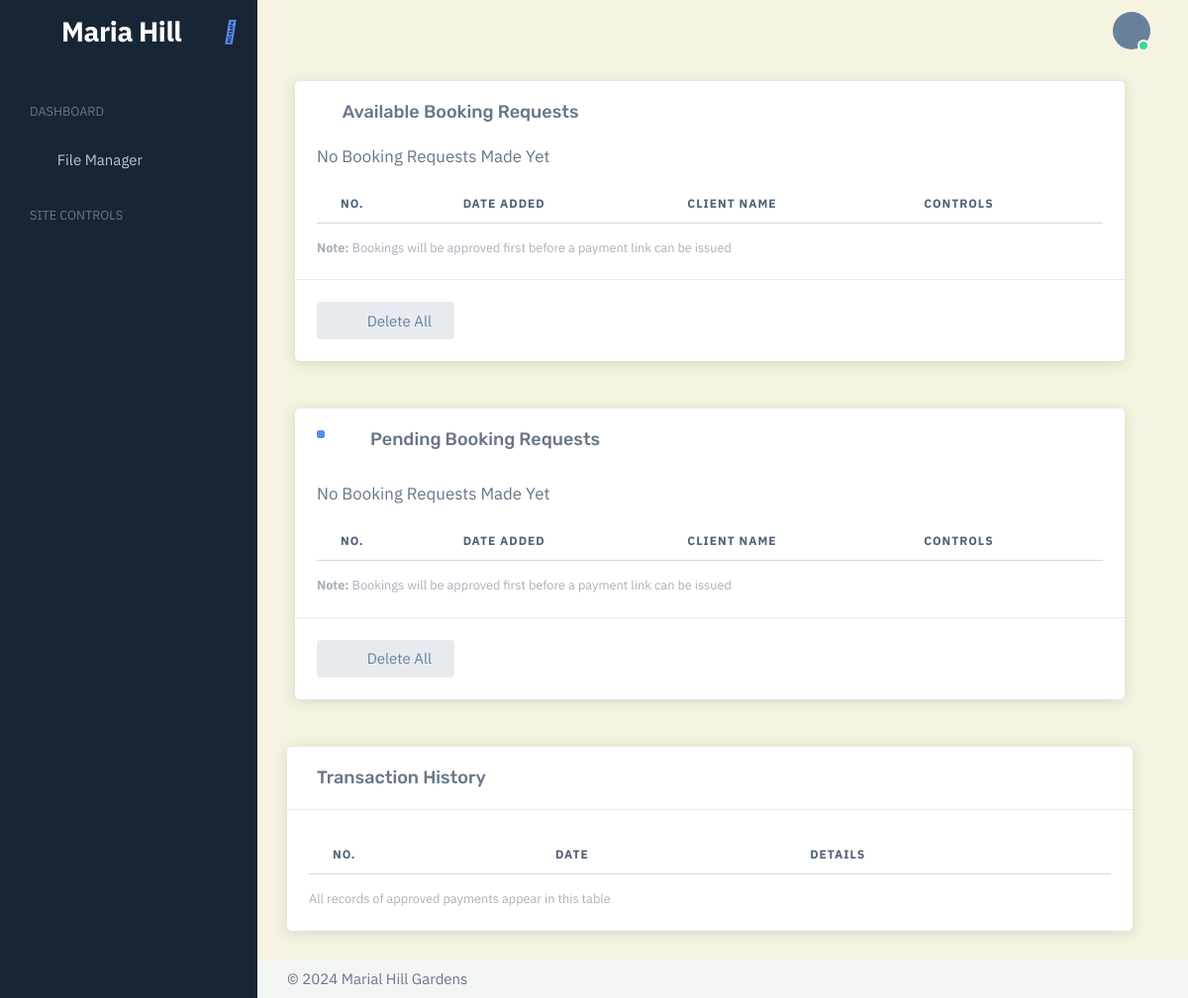
The page /booking-requests/ (signed in) on the database as committed earlier.
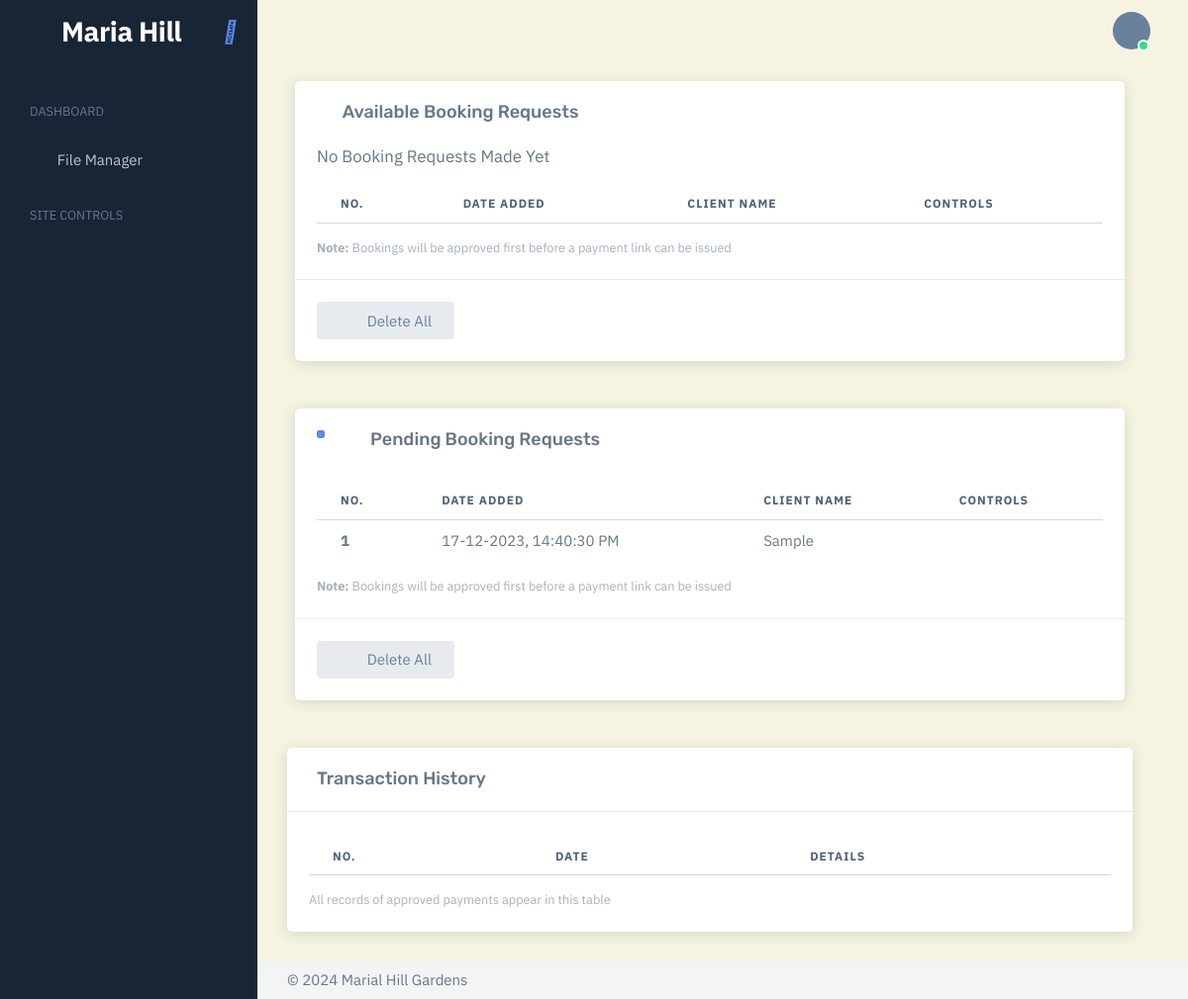
The same page on the database as committed later.
### mariadmin/models.py (models this page shows, shortened)
class BookingRequest(models.Model):
    clientName = models.TextField(blank=False)
    clientEmailAddress = models.TextField(blank=False)
    dateOfRequest = models.DateTimeField(auto_now_add=True, blank=False, null=True)
    requestParticulars = models.TextField(default='')
    eventCategory = models.TextField(default='')
    venueUsageDate = models.DateField()
    venueEndDate = models.DateField(null=True)
    numberOfGuests = models.IntegerField()
    isComplete = models.BooleanField(default=False)
    numberOfDays = models.IntegerField(default=1)
    timeStamps = models.TextField(default='')
    hasLinkIssued = models.BooleanField(default=False)
    class Meta:
        ordering = ("-dateOfRequest",)
    def getBasicDetails(self):
        basicDetails = {
            'guests': self.numberOfGuests,
            'category': self.eventCategory,
            'details': self.requestParticulars if self.requestParticulars else 'No details'
            }
        return basicDetails
    def getRequestDetails(self, fetchMode=1):
        requestDetails = self.getBasicDetails()
        if fetchMode == 1:
            requestDetails['date'] = self.dateOfRequest.strftime('Created on %d %B, %Y at %H:%M:%S %p')
            requestDetails['same_date'] = self.checkIfDatesAreSame()
            requestDetails['sDate'] = self.venueUsageDate.strftime('%d %B, %Y')
            requestDetails['eDate'] = self.venueEndDate.strftime('%d %B, %Y')
            startTime, endTime = [eachTimeObject.strip() for eachTimeObject in self.timeStamps.split('-')]
            startTimeObject = self.twentyFourToTwelveCaster(timeObject=startTime)
            endTimeObject = self.twentyFourToTwelveCaster(timeObject=endTime)
            requestDetails['time'] = '-'.join([startTimeObject, endTimeObject])
        else:
            requestDetails = {
                        'name':self.clientName.title(),
                        'id':self.pk,
                        'date':self.dateOfRequest.strftime('%d-%m-%Y, %H:%M:%S %p')
            }
        return requestDetails

### messenger/views.py (the view)
# urls.py: path('booking-requests/', views.manageBookingRequests, name='booking-requests'),
@login_required(login_url='messenger:home')
@cache_control(no_cache=True, must_revalidate=True, no_store=True)
@user_passes_test(isAdmin)
def manageBookingRequests(request):
    pageContext = BookingUtilities().getBookingRequestsOfClient(clientAddress=None)
    return render(request, "mariadmin/sections/booking-requests.html", context=pageContext)

### mariadmin/templates/mariadmin/sections/booking-requests.html (shortened to what this page needs)
{% extends "mariadmin/home-layout.html" %}
{% load static %}
{% block page_css %}
    <link rel="stylesheet" href="{% static 'mariadmin/local-update/data-tables/css/jquery.dataTables.min.css' %}" />
{% endblock %}
{% block page_content %}
    <div class="row w-100">
        <section id="booking-requests-section">
            <div class="card mb-4 mx-2">
                <h5 class="card-header">
                    <i class="fa fa-book me-2"></i>
                    Available Booking Requests
                </h5>
                <div class="card-body demo-vertical-spacing demo-only-element">
                    <div class="mb-1">
                        <table class="table mb-3" id="transaction-table">
                            <thead>
                                <tr>
                                    <th>No.</th>
                                    <th>DATE ADDED</th>
                                    <th>CLIENT NAME</th>
                                    <th>CONTROLS</th>
                                </tr>
                            </thead>
                            <tbody class="table-border-bottom-0">
                                {% for eachRequest in new_requests %}
                                <tr>
                                    <td>
                                        <strong>{{ forloop.counter  }}</strong>
                                    </td>
                                    <td>{{ eachRequest.date }}</td>
                                    <td>{{ eachRequest.name }}</td>
                                    <td>
                                    <div class="dropdown">
                                        <button type="button" class="btn p-0 dropdown-toggle hide-arrow" data-bs-toggle="dropdown">
                                            <i class="fa fa-wrench"></i>
                                        </button>
                                        <div class="dropdown-menu">
                                            <form action="#" id="form-{{ eachRequest.id }}">
                                                {% csrf_token %}
                                            </form>
                                            <a class="dropdown-item booking-approval-trigger" href="#" attached-booking="{{ eachRequest.id }}">
                                                <i class="fa fa-check me-1"></i>
                                                Approve
                                            </a>
                                            <hr class="dropdown-divider">
                                            <a class="dropdown-item" href="#">
                                                <i class="fa fa-trash me-1"></i>
                                                Decline
                                            </a>
                                        </div>
                                    </div>
                                    </td>
                                </tr>
                                {% empty %}
                                <p class="lead">No Booking Requests Made Yet</p>
                                {% endfor %}
                            </tbody>
                        </table>
                        <div class="form-text">
                            <strong>Note:</strong>
                            <span id="error-alert-label">
                                Bookings will be approved first before a payment link can be issued
                            </span>
                        </div>
                    </div>
                </div>
                <hr class="my-0">
                <div class="card-body">
                    <div>
                        <button type="button" class="btn btn-label-secondary">
                        <i class='fa fa-trash me-3'></i>
                        Delete All
                        </button>
                    </div>
                </div>
            </div>
        </section>
    </div>
    <div class="row w-100 mt-4">
        <section id="booking-requests-section">
            <div class="card mb-4 mx-2">
                <h5 class="card-header">
                    <div class="d-flex">
                        <div class="sk-chase sk-primary">
                            <div class="sk-chase-dot"></div>
                            <div class="sk-chase-dot"></div>
                            <div class="sk-chase-dot"></div>
                            <div class="sk-chase-dot"></div>
                            <div class="sk-chase-dot"></div>
                            <div class="sk-chase-dot"></div>
                        </div>
                        <div class="ms-3 px-2">
                            Pending Booking Requests
                        </div>
                    </div>
                </h5>
                <div class="card-body demo-vertical-spacing demo-only-element">
                    <div class="mb-1">
                        <table class="table mb-3" id="pending-table">
                            <thead>
                                <tr>
                                    <th>No.</th>
                                    <th>DATE ADDED</th>
                                    <th>CLIENT NAME</th>
                                    <th>CONTROLS</th>
                                </tr>
                            </thead>
                            <tbody class="table-border-bottom-0">
                                {% for eachRequest in pending_requests %}
                                <tr>
                                    <td>
                                        <strong>{{ forloop.counter  }}</strong>
                                    </td>
                                    <td>{{ eachRequest.date }}</td>
                                    <td>{{ eachRequest.name }}</td>
                                    <td>
                                    <div class="dropdown">
                                        <button type="button" class="btn p-0 dropdown-toggle hide-arrow" data-bs-toggle="dropdown">
                                            <i class="fa fa-wrench"></i>
                                        </button>
                                    </div>
                                    </td>
                                </tr>
                                {% empty %}
                                <p class="lead">No Booking Requests Made Yet</p>
                                {% endfor %}
                            </tbody>
                        </table>
                        <div class="form-text">
                            <strong>Note:</strong>
                            <span id="error-alert-label">
                                Bookings will be approved first before a payment link can be issued
                            </span>
                        </div>
                    </div>
                </div>
                <hr class="my-0">
                <div class="card-body">
                    <div>
                        <button type="button" class="btn btn-label-secondary">
                        <i class='fa fa-trash me-3'></i>
                        Delete All
                        </button>
                    </div>
                </div>
            </div>
        </section>
    </div>
    <div class="row w-100 mt-4">
        <section id="booking-transactions-section">
            <div class="col-md-12 col-12">
                <div class="card">
                    <h5 class="card-header">
                        Transaction History
                    </h5>
                    <hr class="my-0">
                    <div class="card-body">
                        <div class="mt-1">
                        <table class="table mb-3" id="user-transactions">
                            <thead>
                                <tr>
                                    <th>No.</th>
                                    <th>DATE</th>
                                    <th>DETAILS</th>
                                </tr>
                            </thead>
                        </table>
                        <div class="form-text">
                            All records of approved payments appear in this table
                        </div>
                        </div>
                    </div>
                </div>
            </div>
        </section>
    </div>
{% endblock %}

### mariadmin/templates/mariadmin/home-layout.html (shortened to what this page needs)
{% load static %}
<!DOCTYPE html>
<html
  lang="en"
  class="light-style layout-navbar-fixed layout-menu-fixed"
  dir="ltr"
  data-theme="theme-default"
  data-assets-path="{% static 'mariadmin/local-update/frest/admin/assets/' %}"
  data-template="vertical-menu-template"
>
  <head>
    <link href='https://unpkg.com/boxicons@2.1.4/css/boxicons.min.css' rel='stylesheet'>
    <link rel="stylesheet" href="{% static 'mariadmin/local-update/frest/admin/assets/vendor/fonts/fontawesome.css' %}" />
    <link rel="stylesheet" href="{% static 'mariadmin/local-update/frest/admin/assets/vendor/fonts/flag-icons.css' %}" />
    <link
      rel="stylesheet"
      href="{% static 'mariadmin/local-update/frest/admin/assets/vendor/css/rtl/core.css' %}"
      class="template-customizer-core-css"
    />
    <link
      rel="stylesheet"
      href="{% static 'mariadmin/local-update/frest/admin/assets/vendor/css/rtl/theme-semi-dark.css' %}"
      class="template-customizer-theme-css"
    />
    <link rel="stylesheet" href="{% static 'mariadmin/local-update/frest/admin/assets/css/demo.css' %}" />
    <link
      rel="stylesheet"
      href="{% static 'mariadmin/local-update/frest/admin/assets/vendor/libs/perfect-scrollbar/perfect-scrollbar.css' %}"
    />
    <link
      rel="stylesheet"
      href="{% static 'mariadmin/local-update/frest/admin/assets/vendor/libs/typeahead-js/typeahead.css' %}"
    />
    <link rel="stylesheet" href="{% static 'mariadmin/local-update/frest/admin/assets/vendor/libs/bootstrap-maxlength/bootstrap-maxlength.css' %}" />
    <link rel="stylesheet" href="{% static 'mariadmin/local-update/frest/admin/assets/vendor/libs/animate-css/animate.css' %}" />
    <link rel="stylesheet" href="{% static 'mariadmin/local-update/frest/admin/assets/vendor/libs/spinkit/spinkit.css' %}" />
    <link rel="stylesheet" href="{% static 'mariadmin/local-update/frest/admin/assets/vendor/css/pages/app-chat.css' %}">
    <link
      rel="stylesheet"
      href="{% static 'mariadmin/local-update/frest/admin/assets/vendor/css/pages/custom-register.css' %}"
    />
    {% block page_css %}
    {% endblock %}
  </head>
  <body>
    <div class="layout-wrapper layout-content-navbar">
      <div class="layout-container">
        <aside
          id="layout-menu"
          class="layout-menu menu-vertical menu bg-menu-theme"
        >
          <div class="app-brand demo">
            <a href="#" class="app-brand-link">
              <span class="app-brand-logo demo">
              </span>
              <span class="app-brand-text demo menu-text fw-bold ms-2"
                >Maria Hill</span
              >
            </a>
            <a
              href="javascript:void(0);"
              class="layout-menu-toggle menu-link text-large ms-auto"
            >
              <i
                class="bx menu-toggle-icon d-none d-xl-block fs-4 align-middle"
              ></i>
            </a>
          </div>
          <div class="menu-divider mt-0"></div>
          <ul class="menu-inner pt-1 pb-5">
            <li class="menu-header small text-uppercase">
              <span class="menu-header-text">DASHBOARD</span>
            </li>
            <li class="menu-item">
              <a href="{% url 'messenger:file-manager' %}" class="menu-link">
                <i class="fa-regular fa-file bx-burst-hover me-3"></i>
                <div data-i18n="File Manager">File Manager</div>
              </a>
            </li>
            <li class="menu-header small text-uppercase">
              <span class="menu-header-text">site Controls</span>
            </li>
          </ul>
        </aside>
        <div class="layout-page">
          <nav
            class="layout-navbar navbar navbar-expand-xl align-items-center"
            id="layout-navbar"
          >
            <div class="container-fluid">
              <div
                class="navbar-nav-right d-flex align-items-center"
                id="navbar-collapse"
              >
                <ul class="navbar-nav flex-row align-items-center ms-auto">
                  <li class="nav-item navbar-dropdown dropdown-user dropdown">
                    <a
                      class="nav-link dropdown-toggle hide-arrow"
                      href="javascript:void(0);"
                      data-bs-toggle="dropdown"
                    >
                    <div class="avatar d-block flex-shrink-0 avatar-online">
                      <span class="avatar-initial rounded-circle bg-label-sucess">
                      </span>
                    </div>
                    </a>
                  </li>
                </ul>
              </div>
            </div>
          </nav>
          <div class="content-wrapper">
            <div class="container-xxl flex-grow-1 container-p-y">
              <div class="row">
                <div class="col">
                  {% block page_content %}
                  {% endblock %}
                </div>
              </div>
            </div>
            <footer class="content-footer footer bg-footer-theme">
              <div
                class="container-fluid d-flex flex-wrap justify-content-between py-2 flex-md-row flex-column"
              >
                <div class="mb-2 mb-md-0">
                  ©
                  Marial Hill Gardens
                </div>
              </div>
            </footer>
          </div>
        </div>
      </div>
    </div>
  </body>
</html>

Rows that differ between the two databases and show on the page:
added BookingRequest: date "17-12-2023, 14:40:30 PM", name "Sample"
Other text that changed with them:
text no longer shown: "No Booking Requests Made Yet"
